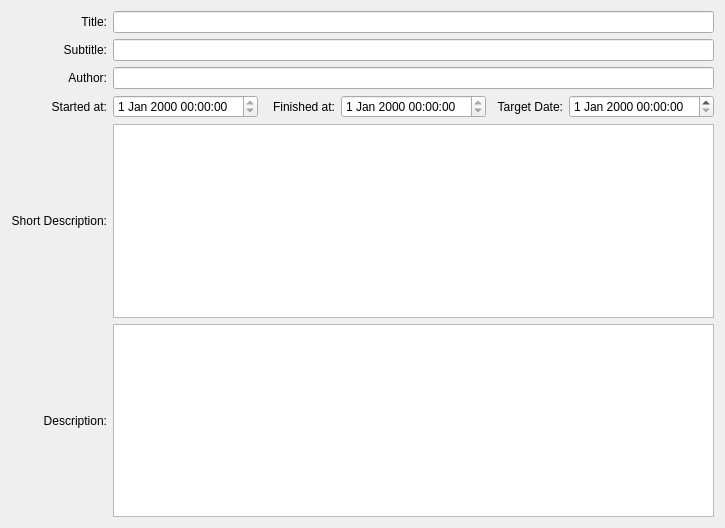
<?xml version="1.0" encoding="UTF-8"?>
<ui version="4.0">
 <class>cPropertiesWindow</class>
 <widget class="QWidget" name="cPropertiesWindow">
  <property name="geometry">
   <rect>
    <x>0</x>
    <y>0</y>
    <width>725</width>
    <height>528</height>
   </rect>
  </property>
  <property name="windowTitle">
   <string>Form</string>
  </property>
  <layout class="QGridLayout" name="gridLayout_2">
   <item row="0" column="0">
    <layout class="QGridLayout" name="gridLayout" rowstretch="1,0,0,0,0,0">
     <item row="3" column="1">
      <widget class="cDateTimeEdit" name="m_lpStartedAt">
       <property name="readOnly">
        <bool>true</bool>
       </property>
      </widget>
     </item>
     <item row="3" column="0">
      <widget class="QLabel" name="label_6">
       <property name="text">
        <string>Started at:</string>
       </property>
       <property name="alignment">
        <set>Qt::AlignRight|Qt::AlignTrailing|Qt::AlignVCenter</set>
       </property>
      </widget>
     </item>
     <item row="4" column="0">
      <widget class="QLabel" name="label_2">
       <property name="text">
        <string>Short Description:</string>
       </property>
       <property name="alignment">
        <set>Qt::AlignRight|Qt::AlignTrailing|Qt::AlignVCenter</set>
       </property>
      </widget>
     </item>
     <item row="3" column="2">
      <widget class="QLabel" name="label_8">
       <property name="text">
        <string>Finished at:</string>
       </property>
       <property name="alignment">
        <set>Qt::AlignRight|Qt::AlignTrailing|Qt::AlignVCenter</set>
       </property>
      </widget>
     </item>
     <item row="2" column="0">
      <widget class="QLabel" name="label_5">
       <property name="text">
        <string>Author:</string>
       </property>
       <property name="alignment">
        <set>Qt::AlignRight|Qt::AlignTrailing|Qt::AlignVCenter</set>
       </property>
      </widget>
     </item>
     <item row="5" column="0">
      <widget class="QLabel" name="label_3">
       <property name="text">
        <string>Description:</string>
       </property>
       <property name="alignment">
        <set>Qt::AlignRight|Qt::AlignTrailing|Qt::AlignVCenter</set>
       </property>
      </widget>
     </item>
     <item row="0" column="0">
      <widget class="QLabel" name="label_4">
       <property name="text">
        <string>Title:</string>
       </property>
       <property name="alignment">
        <set>Qt::AlignRight|Qt::AlignTrailing|Qt::AlignVCenter</set>
       </property>
      </widget>
     </item>
     <item row="1" column="0">
      <widget class="QLabel" name="label">
       <property name="text">
        <string>Subtitle:</string>
       </property>
       <property name="alignment">
        <set>Qt::AlignRight|Qt::AlignTrailing|Qt::AlignVCenter</set>
       </property>
      </widget>
     </item>
     <item row="3" column="3">
      <widget class="cDateTimeEdit" name="m_lpFinishedAt">
       <property name="readOnly">
        <bool>true</bool>
       </property>
      </widget>
     </item>
     <item row="3" column="4">
      <widget class="QLabel" name="label_7">
       <property name="text">
        <string>Target Date:</string>
       </property>
       <property name="alignment">
        <set>Qt::AlignRight|Qt::AlignTrailing|Qt::AlignVCenter</set>
       </property>
      </widget>
     </item>
     <item row="0" column="1" colspan="5">
      <widget class="cLineEdit" name="m_lpTitle"/>
     </item>
     <item row="1" column="1" colspan="5">
      <widget class="cLineEdit" name="m_lpSubTitle"/>
     </item>
     <item row="2" column="1" colspan="5">
      <widget class="cLineEdit" name="m_lpAuthor"/>
     </item>
     <item row="4" column="1" colspan="5">
      <widget class="cTextEdit" name="m_lpShortDescription"/>
     </item>
     <item row="5" column="1" colspan="5">
      <widget class="cTextEdit" name="m_lpDescription"/>
     </item>
     <item row="3" column="5">
      <widget class="cDateTimeEdit" name="m_lpTargetDate"/>
     </item>
    </layout>
   </item>
  </layout>
 </widget>
 <customwidgets>
  <customwidget>
   <class>cTextEdit</class>
   <extends>QTextEdit</extends>
   <header>ctextedit.h</header>
  </customwidget>
  <customwidget>
   <class>cLineEdit</class>
   <extends>QLineEdit</extends>
   <header>clineedit.h</header>
  </customwidget>
  <customwidget>
   <class>cDateTimeEdit</class>
   <extends>QDateTimeEdit</extends>
   <header>cdatetimeedit.h</header>
  </customwidget>
 </customwidgets>
 <tabstops>
  <tabstop>m_lpTitle</tabstop>
  <tabstop>m_lpSubTitle</tabstop>
  <tabstop>m_lpAuthor</tabstop>
  <tabstop>m_lpStartedAt</tabstop>
  <tabstop>m_lpFinishedAt</tabstop>
  <tabstop>m_lpTargetDate</tabstop>
  <tabstop>m_lpShortDescription</tabstop>
  <tabstop>m_lpDescription</tabstop>
 </tabstops>
 <resources/>
 <connections/>
</ui>
